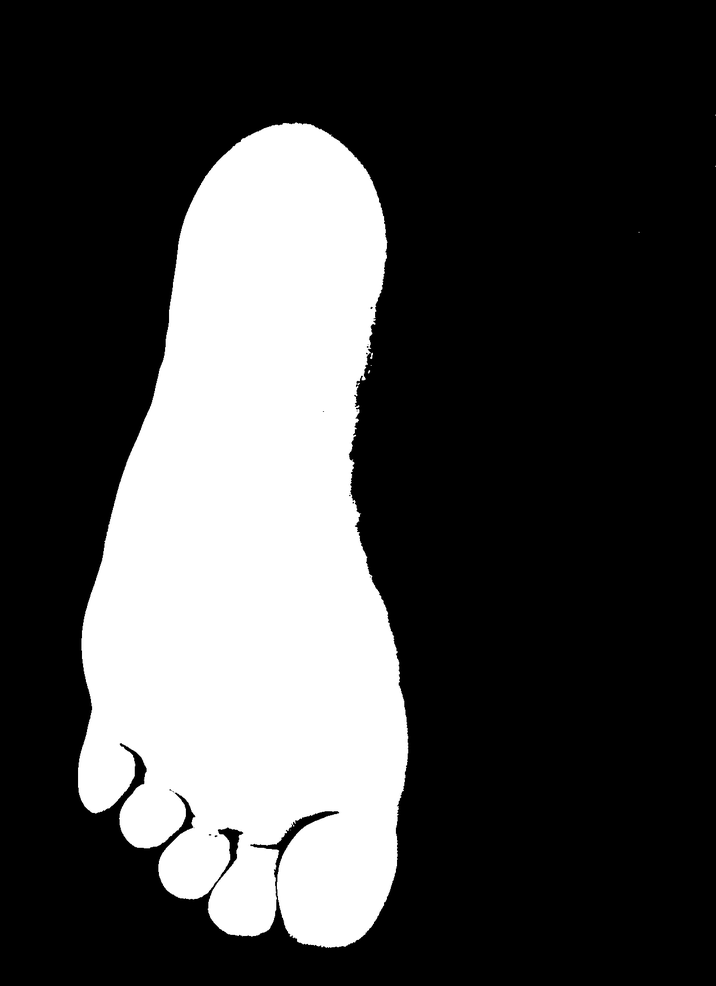
#> input picture greyscale2.png, 716 x 986 px, shrunk from 1275 x 1755 before the run
$ python Annotate.py
#> lines starting #> are read from the running program, lines starting #| are printed output that depends on the picture; after the words box and inside, x2 and y2 are one past the last pixel; in counts of white or black regions, pixels touching at a corner belong together
import cv2
import numpy as np
from PIL import Image
from PIL import ImageFilter
img = Image.open('greyscale2.png')
#> img is the input picture: PIL image 716x986 L; min 0, max 255, mean 69.3
pixels=img.load()
ann_img = np.zeros((img.size[0],img.size[1],1)).astype('uint8')
#ann_img[ 3 , 4 ] = 1 # this would set the label of pixel 3,4 as 1

cv2.imwrite( "ann_1.png" ,ann_img )

ct=0
for i in range(img.size[0]):
    for j in range(img.size[1]):
        if(pixels[i,j]>150):
            ann_img[i,j]=1
            ct+=1
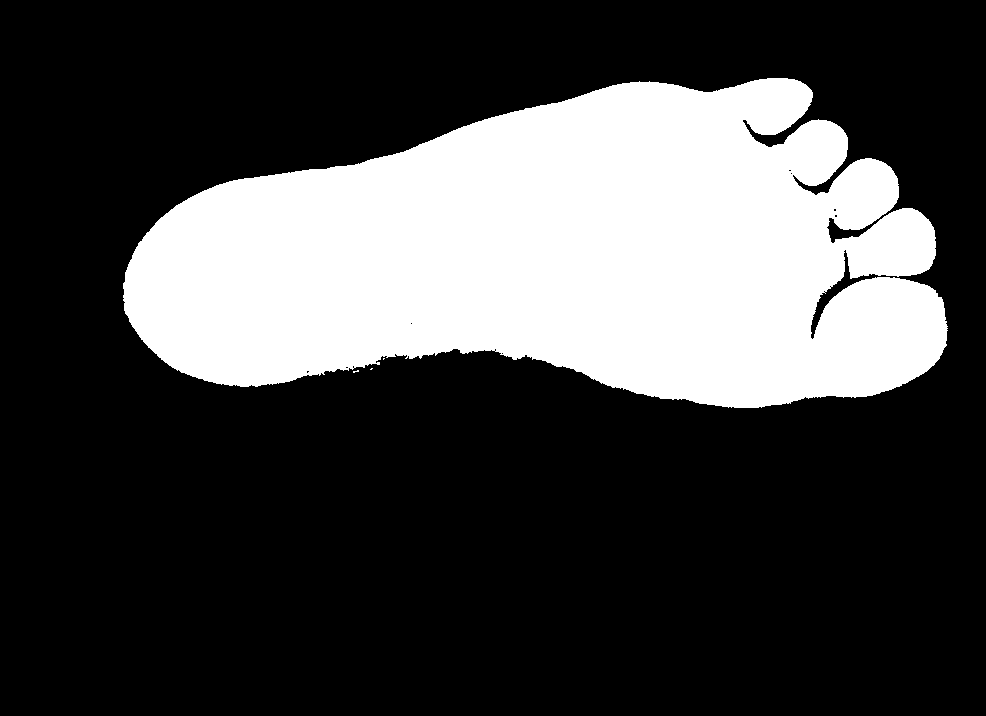
#> ann_img: shape (716, 986, 1); values 0 (black) and 1 (white), 27.1% white; 4 white regions (3 under 20 px), largest, box (x1, y1, x2, y2) and area: (123, 78, 948, 408) 191640
#> after the loop, ct = 191657
#print(ct)
